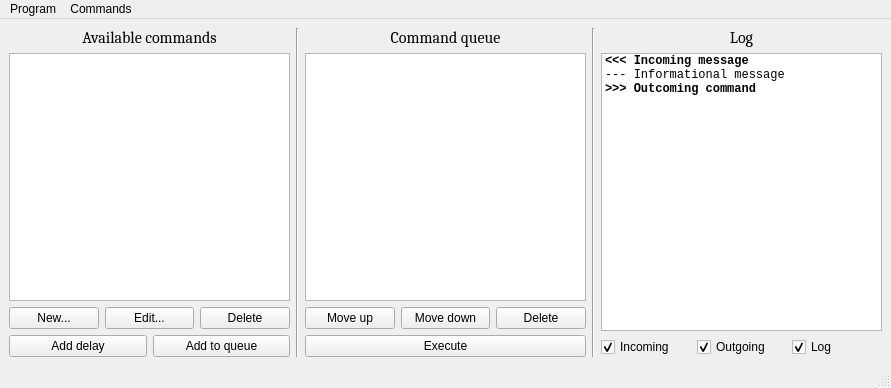
<?xml version="1.0" encoding="UTF-8"?>
<ui version="4.0">
 <class>BTSerialMainWindow</class>
 <widget class="QMainWindow" name="BTSerialMainWindow">
  <property name="geometry">
   <rect>
    <x>0</x>
    <y>0</y>
    <width>891</width>
    <height>388</height>
   </rect>
  </property>
  <property name="windowTitle">
   <string>BTSerial</string>
  </property>
  <widget class="QWidget" name="centralwidget">
   <layout class="QHBoxLayout" name="horizontalLayout">
    <item>
     <layout class="QVBoxLayout" name="verticalLayoutCommands">
      <item>
       <widget class="QLabel" name="labelCommandList">
        <property name="font">
         <font>
          <family>Cambria</family>
          <pointsize>12</pointsize>
         </font>
        </property>
        <property name="locale">
         <locale language="English" country="UnitedStates"/>
        </property>
        <property name="text">
         <string>Available commands</string>
        </property>
        <property name="alignment">
         <set>Qt::AlignCenter</set>
        </property>
       </widget>
      </item>
      <item>
       <widget class="QListWidget" name="listWidgetCommands">
        <property name="sortingEnabled">
         <bool>true</bool>
        </property>
       </widget>
      </item>
      <item>
       <layout class="QHBoxLayout" name="horizontalLayout_2">
        <item>
         <widget class="QPushButton" name="pushButtonAddCommandType">
          <property name="text">
           <string>New...</string>
          </property>
         </widget>
        </item>
        <item>
         <widget class="QPushButton" name="pushButtonEditCommandType">
          <property name="text">
           <string>Edit...</string>
          </property>
         </widget>
        </item>
        <item>
         <widget class="QPushButton" name="pushButtonDeleteCommandType">
          <property name="text">
           <string>Delete</string>
          </property>
         </widget>
        </item>
       </layout>
      </item>
      <item>
       <layout class="QHBoxLayout" name="horizontalLayout_5">
        <item>
         <widget class="QPushButton" name="pushButtonAddDelay">
          <property name="text">
           <string>Add delay</string>
          </property>
         </widget>
        </item>
        <item>
         <widget class="QPushButton" name="pushButtonAddToQueue">
          <property name="text">
           <string>Add to queue</string>
          </property>
         </widget>
        </item>
       </layout>
      </item>
     </layout>
    </item>
    <item>
     <widget class="Line" name="line">
      <property name="orientation">
       <enum>Qt::Vertical</enum>
      </property>
     </widget>
    </item>
    <item>
     <layout class="QVBoxLayout" name="verticalLayoutQueue">
      <item>
       <widget class="QLabel" name="labelQueue">
        <property name="font">
         <font>
          <family>Cambria</family>
          <pointsize>12</pointsize>
         </font>
        </property>
        <property name="locale">
         <locale language="English" country="UnitedStates"/>
        </property>
        <property name="text">
         <string>Command queue</string>
        </property>
        <property name="alignment">
         <set>Qt::AlignCenter</set>
        </property>
       </widget>
      </item>
      <item>
       <widget class="QListWidget" name="listWidgetQueue"/>
      </item>
      <item>
       <layout class="QHBoxLayout" name="horizontalLayout_3">
        <item>
         <widget class="QPushButton" name="pushButtonMoveCommandItemUp">
          <property name="text">
           <string>Move up</string>
          </property>
         </widget>
        </item>
        <item>
         <widget class="QPushButton" name="pushButtonMoveCommandItemDown">
          <property name="text">
           <string>Move down</string>
          </property>
         </widget>
        </item>
        <item>
         <widget class="QPushButton" name="pushButtonDeleteCommandItem">
          <property name="text">
           <string>Delete</string>
          </property>
         </widget>
        </item>
       </layout>
      </item>
      <item>
       <layout class="QHBoxLayout" name="horizontalLayout_4">
        <item>
         <widget class="QPushButton" name="pushButtonExecute">
          <property name="text">
           <string>Execute</string>
          </property>
         </widget>
        </item>
       </layout>
      </item>
     </layout>
    </item>
    <item>
     <widget class="Line" name="line_2">
      <property name="orientation">
       <enum>Qt::Vertical</enum>
      </property>
     </widget>
    </item>
    <item>
     <layout class="QVBoxLayout" name="verticalLayoutLog">
      <item>
       <widget class="QLabel" name="labelLog">
        <property name="font">
         <font>
          <family>Cambria</family>
          <pointsize>12</pointsize>
         </font>
        </property>
        <property name="locale">
         <locale language="English" country="UnitedStates"/>
        </property>
        <property name="text">
         <string>Log</string>
        </property>
        <property name="alignment">
         <set>Qt::AlignCenter</set>
        </property>
       </widget>
      </item>
      <item>
       <widget class="QListWidget" name="listWidgetLog">
        <property name="editTriggers">
         <set>QAbstractItemView::NoEditTriggers</set>
        </property>
        <property name="dragEnabled">
         <bool>true</bool>
        </property>
        <property name="dragDropMode">
         <enum>QAbstractItemView::DragOnly</enum>
        </property>
        <property name="selectionMode">
         <enum>QAbstractItemView::ExtendedSelection</enum>
        </property>
        <property name="selectionRectVisible">
         <bool>true</bool>
        </property>
        <item>
         <property name="text">
          <string notr="true">&lt;&lt;&lt; Incoming message</string>
         </property>
         <property name="font">
          <font>
           <family>Monospace</family>
           <weight>75</weight>
           <bold>true</bold>
          </font>
         </property>
         <property name="foreground">
          <brush brushstyle="NoBrush">
           <color alpha="255">
            <red>0</red>
            <green>0</green>
            <blue>127</blue>
           </color>
          </brush>
         </property>
        </item>
        <item>
         <property name="text">
          <string notr="true">--- Informational message</string>
         </property>
         <property name="font">
          <font>
           <family>Monospace</family>
           <italic>false</italic>
          </font>
         </property>
        </item>
        <item>
         <property name="text">
          <string notr="true">&gt;&gt;&gt; Outcoming command</string>
         </property>
         <property name="font">
          <font>
           <family>Monospace</family>
           <weight>75</weight>
           <italic>false</italic>
           <bold>true</bold>
          </font>
         </property>
         <property name="foreground">
          <brush brushstyle="NoBrush">
           <color alpha="255">
            <red>0</red>
            <green>85</green>
            <blue>0</blue>
           </color>
          </brush>
         </property>
        </item>
       </widget>
      </item>
      <item>
       <layout class="QHBoxLayout" name="horizontalLayoutLogFilters">
        <item>
         <widget class="QCheckBox" name="checkBoxIncomingFilter">
          <property name="locale">
           <locale language="English" country="UnitedStates"/>
          </property>
          <property name="text">
           <string>Incoming</string>
          </property>
          <property name="checked">
           <bool>true</bool>
          </property>
         </widget>
        </item>
        <item>
         <widget class="QCheckBox" name="checkBoxOutgoingFilter">
          <property name="locale">
           <locale language="English" country="UnitedStates"/>
          </property>
          <property name="text">
           <string>Outgoing</string>
          </property>
          <property name="checked">
           <bool>true</bool>
          </property>
         </widget>
        </item>
        <item>
         <widget class="QCheckBox" name="checkBoxLogFilter">
          <property name="locale">
           <locale language="English" country="UnitedStates"/>
          </property>
          <property name="text">
           <string>Log</string>
          </property>
          <property name="checked">
           <bool>true</bool>
          </property>
         </widget>
        </item>
       </layout>
      </item>
     </layout>
    </item>
   </layout>
  </widget>
  <widget class="QMenuBar" name="menubar">
   <property name="geometry">
    <rect>
     <x>0</x>
     <y>0</y>
     <width>891</width>
     <height>19</height>
    </rect>
   </property>
   <widget class="QMenu" name="menuProgram">
    <property name="title">
     <string>Program</string>
    </property>
    <addaction name="actionConnect"/>
    <addaction name="actionDisconnect"/>
    <addaction name="separator"/>
    <addaction name="actionSettings"/>
    <addaction name="actionQuit"/>
   </widget>
   <widget class="QMenu" name="menuCommands">
    <property name="title">
     <string>Commands</string>
    </property>
    <addaction name="actionLoadQueue"/>
    <addaction name="actionSaveQueue"/>
    <addaction name="separator"/>
    <addaction name="actionLoadTypes"/>
    <addaction name="actionSaveTypes"/>
   </widget>
   <addaction name="menuProgram"/>
   <addaction name="menuCommands"/>
  </widget>
  <widget class="QStatusBar" name="statusbar"/>
  <action name="actionLoadQueue">
   <property name="text">
    <string>Load queue</string>
   </property>
   <property name="shortcut">
    <string>Ctrl+L</string>
   </property>
  </action>
  <action name="actionSaveQueue">
   <property name="text">
    <string>Save queue</string>
   </property>
   <property name="shortcut">
    <string>Ctrl+S</string>
   </property>
  </action>
  <action name="actionLoadTypes">
   <property name="text">
    <string>Load list</string>
   </property>
   <property name="shortcut">
    <string>Ctrl+Shift+L</string>
   </property>
  </action>
  <action name="actionConnect">
   <property name="text">
    <string>Connect</string>
   </property>
  </action>
  <action name="actionDisconnect">
   <property name="text">
    <string>Disconnect</string>
   </property>
  </action>
  <action name="actionQuit">
   <property name="text">
    <string>Quit</string>
   </property>
   <property name="shortcut">
    <string>Ctrl+Q</string>
   </property>
   <property name="menuRole">
    <enum>QAction::QuitRole</enum>
   </property>
  </action>
  <action name="actionSettings">
   <property name="text">
    <string>Settings</string>
   </property>
  </action>
  <action name="actionSaveTypes">
   <property name="text">
    <string>Save list</string>
   </property>
   <property name="shortcut">
    <string>Ctrl+Shift+S</string>
   </property>
  </action>
 </widget>
 <resources/>
 <connections/>
</ui>
